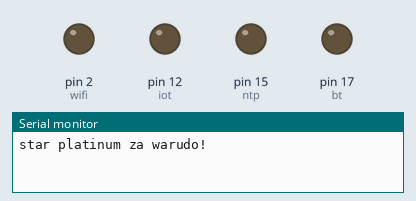
Simulated run of this sketch. Board: Arduino Uno, built with avr-gcc and run on an emulated ATmega328P. On the bench: output pins drawn as LEDs (lit = HIGH), the last lines printed to the serial monitor.

Above: at 0.02 s.
At 0.2 s:
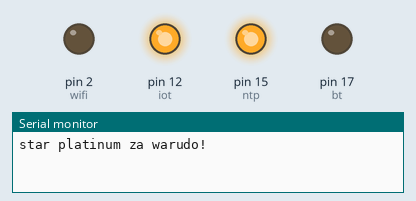
At 0.3 s:
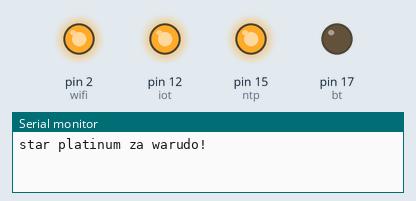
At 0.97 s:
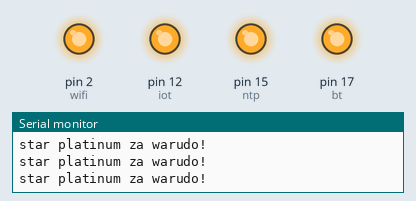
At 1.62 s:
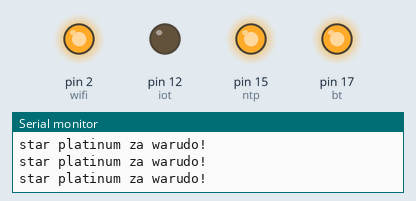
At 2.92 s:
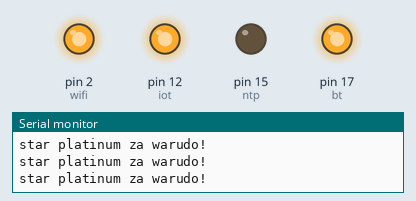
Timing chart, 0 to 3.2 s (numbered marks = the images above):
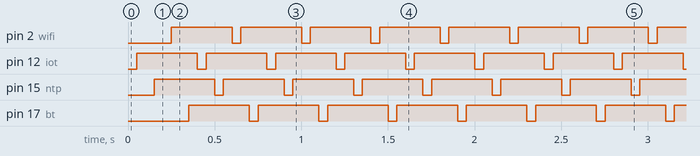

Measured:
- by itself, pin 2 (wifi), pin 12 (iot), pin 15 (ntp), pin 17 (bt): alternates HIGH for 0.35 s and LOW for 0.05 s

The sketch:

struct.ino
```cpp
struct LED {
  String name;
  int iot = 12;
  int ntp = 15;
  int wifi = 2;
  int bt = 17;

};

struct LED led1;
int iot = 12;
int ntp = 15;
int wifi = 2;
int bt = 17;

void setup() {
  Serial.begin(9600);
  pinMode(led1.iot, OUTPUT);
  pinMode(led1. ntp, OUTPUT);
  pinMode(led1.wifi, OUTPUT);
  pinMode(led1.bt, OUTPUT);
  led1.name = "za warudo!";
}

void loop () {
  Serial.println("star platinum " + led1.name);
  digitalWrite(iot, LOW);
  delay(50);
  digitalWrite(iot, HIGH);
  delay(50);

  digitalWrite(ntp, LOW);
  delay(50);
  digitalWrite(ntp, HIGH);
  delay(50);

  digitalWrite(wifi, LOW);
  delay(50);
  digitalWrite(wifi, HIGH);
  delay(50);

  digitalWrite(bt, LOW);
  delay(50);
  digitalWrite(bt, HIGH);
  delay(50);

}
```
